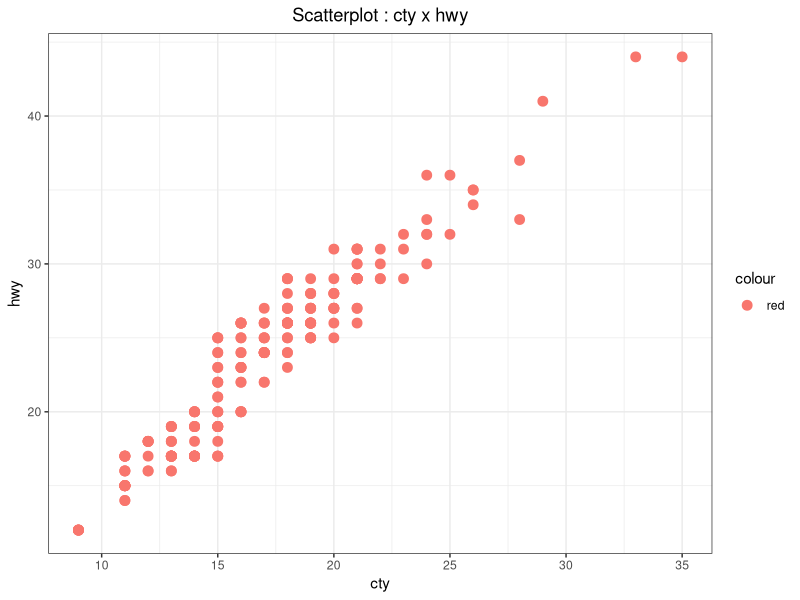
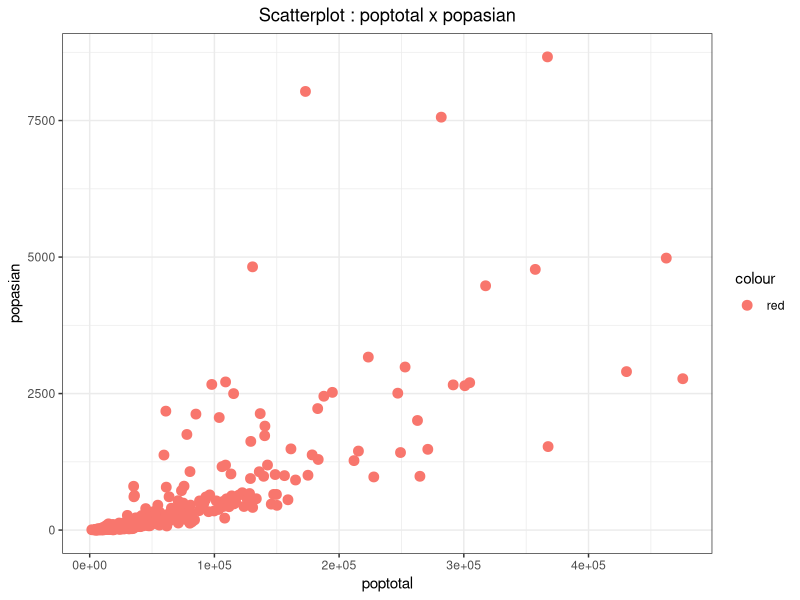
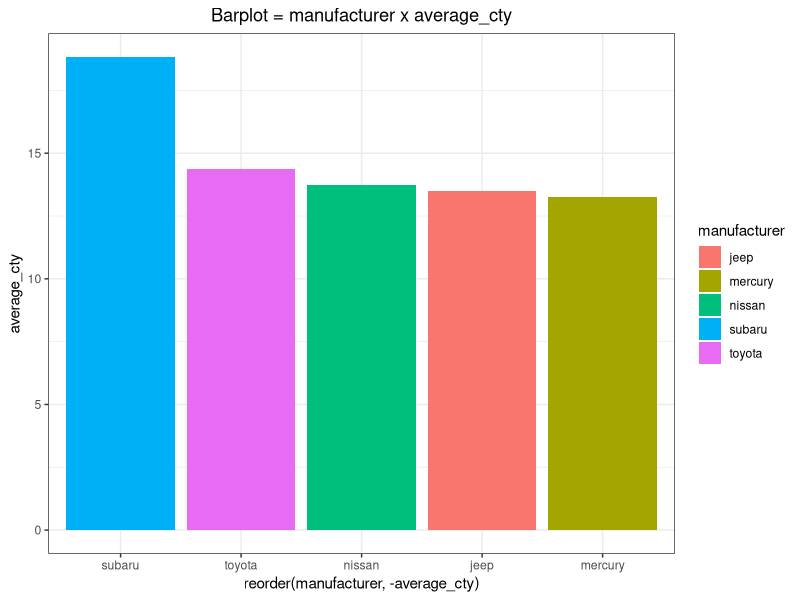
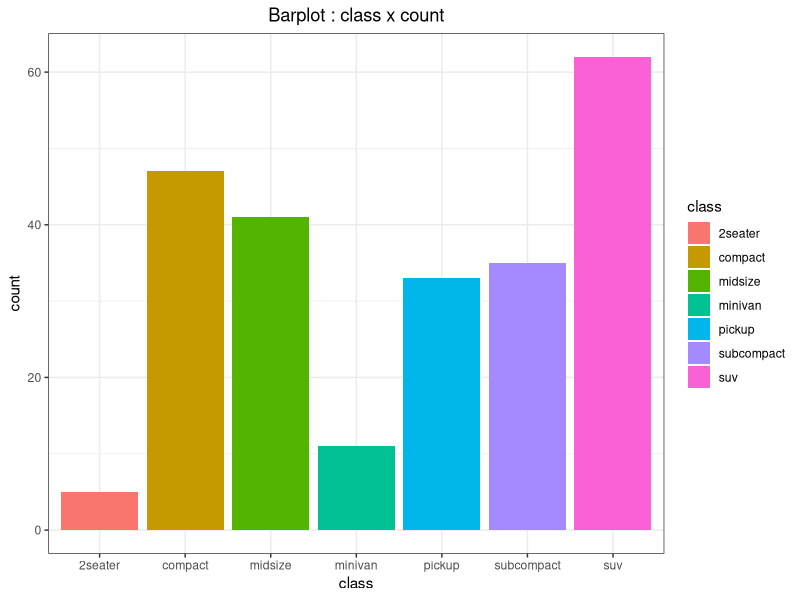
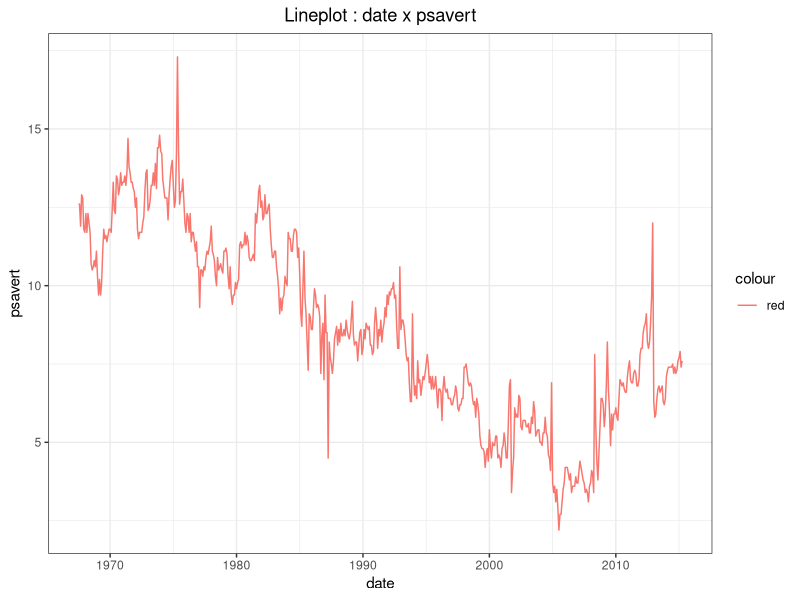
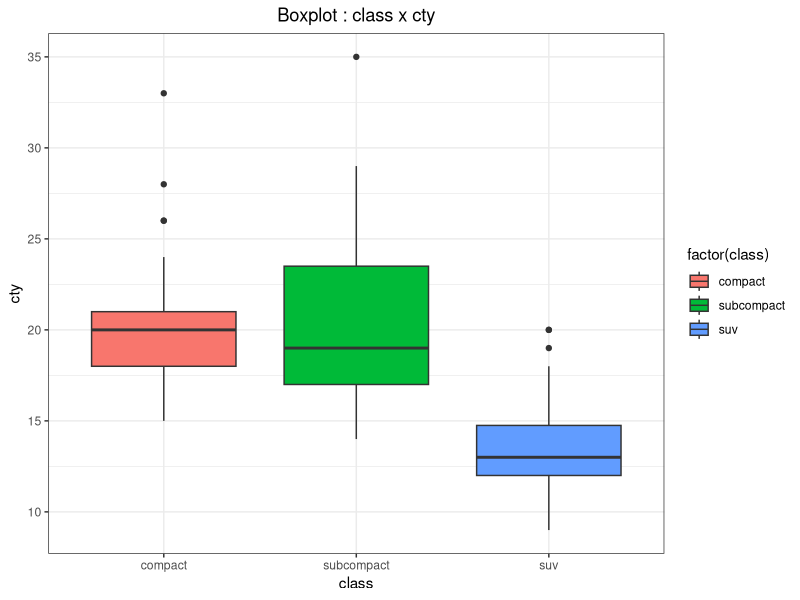
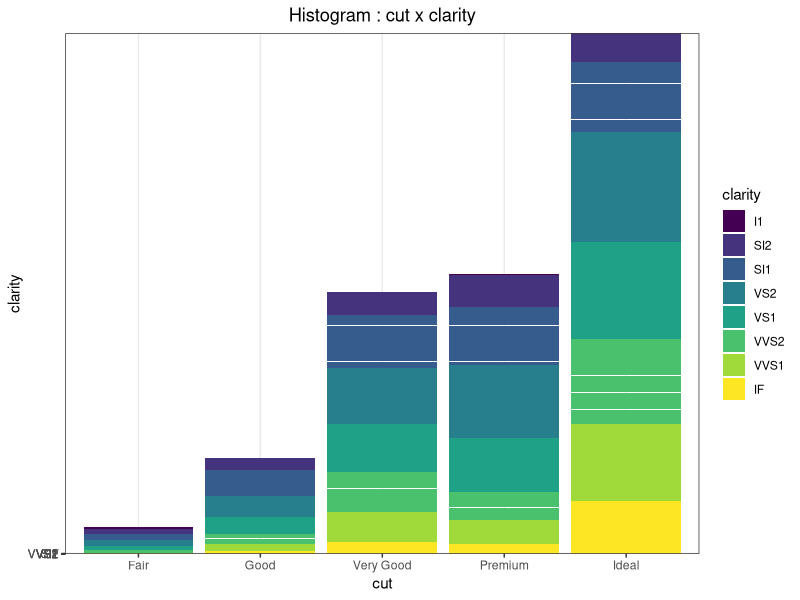
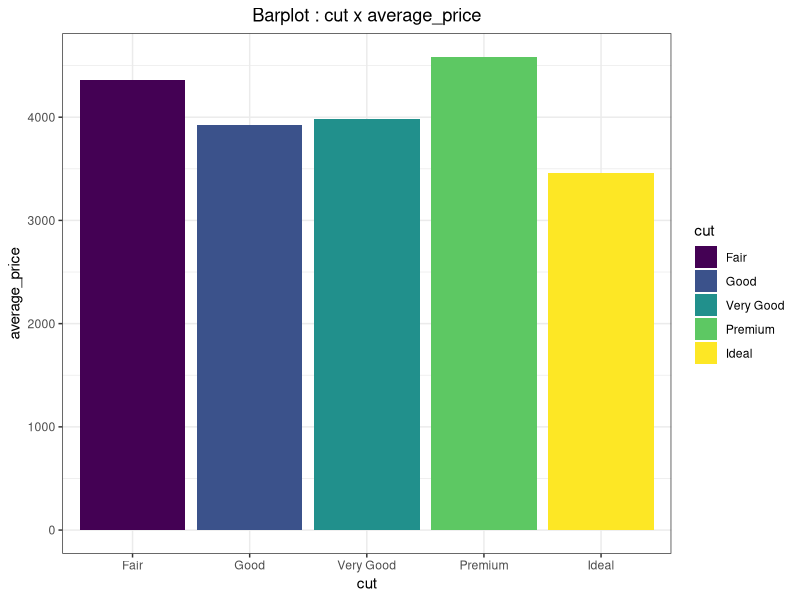

These figures' R source, in order:
## ---- chunk 1
knitr::opts_chunk$set(echo = TRUE)
## ---- chunk 2
library(ggplot2)
library(dplyr)
library(stringr)
## ---- chunk 3
ggplot(mpg, aes(x=cty, y=hwy, color='red')) + geom_point(size=3) + 
  theme_bw() + 
  ggtitle('Scatterplot : cty x hwy') + 
  theme(plot.title=element_text(hjust=0.5))

## ---- chunk 4
sub_mid <- midwest %>%
  select(poptotal, popasian) %>%
  filter(poptotal <= 500000, popasian <= 10000)

ggplot(sub_mid, aes(x=poptotal, y=popasian, color='red')) + 
  geom_point(size=3) + 
  theme_bw() + 
  ggtitle('Scatterplot : poptotal x popasian') + 
  theme(plot.title=element_text(hjust=0.5))
## ---- chunk 5
df_mpg <- mpg %>%
  filter(class == 'suv') %>%
  group_by(manufacturer) %>%
  summarise(average_cty=mean(cty)) %>%
  arrange(desc(average_cty)) %>%
  head(5)

ggplot(df_mpg, aes(x=reorder(manufacturer, -average_cty), y=average_cty, fill=manufacturer)) +    # reorder 이해하기
  geom_bar(stat='identity') +
  theme_bw() +
  ggtitle('Barplot = manufacturer x average_cty') +
  theme(plot.title=element_text(hjust=0.5))
## ---- chunk 6
ggplot(mpg, aes(x=class, fill=class)) + 
  geom_bar() + 
  theme_bw() + 
  ggtitle('Barplot : class x count') + 
  theme(plot.title=element_text(hjust=0.5))
## ---- chunk 7
ggplot(economics, aes(x=date, y=psavert, color='red')) + 
  geom_line() + 
  theme_bw() + 
  ggtitle('Lineplot : date x psavert') + 
  theme(plot.title=element_text(hjust=0.5))
## ---- chunk 8
sub_mpg2 <- mpg %>%
  select(class, cty) %>%
  filter(class %in% c('compact','subcompact','suv'))

ggplot(sub_mpg2, aes(x=class, y=cty, fill=factor(class))) + 
  geom_boxplot() + 
  theme_bw() + 
  ggtitle('Boxplot : class x cty') + 
  theme(plot.title=element_text(hjust=0.5))
## ---- chunk 9
sub_dia <- diamonds %>%
  select(cut, clarity) %>%
  group_by(cut) %>%
  arrange(cut)

ggplot(sub_dia, aes(x=cut, y=clarity, fill=clarity)) + 
  geom_histogram(stat='identity') +
  labs(x='cut', y='clarity') +
  theme_bw() +
  ggtitle('Histogram : cut x clarity') +  
  theme(plot.title=element_text(hjust=0.5))
## ---- chunk 10
sub_dia2 <- diamonds %>%
  select(cut, price) %>%
  group_by(cut) %>%
  arrange(cut) %>%
  summarise(average_price = mean(price))

ggplot(sub_dia2, aes(x=cut, y=average_price, fill=cut)) + 
  geom_bar(stat='identity') + 
  theme_bw() + 
  ggtitle('Barplot : cut x average_price') + 
  theme(plot.title=element_text(hjust=0.5))
## ---- chunk 11
sub_dia3 <- diamonds %>%
  select(cut, color, price) %>%
  group_by(cut, color) %>%
  summarise(average_price = mean(price)) %>%
  mutate(cutXcolor = str_c(cut, ' & ', color)) %>%
  arrange(cut, color)

ggplot(sub_dia3, aes(x=cutXcolor, y=average_price, fill=factor(color))) + 
  geom_bar(stat='identity') +
  theme_bw() + 
  theme(axis.text.x=element_text(angle=45, vjust=1, hjust=1, size=8)) +
  ggtitle('Barplot : cut & color x average_price') + 
  theme(plot.title=element_text(hjust=0.5))

